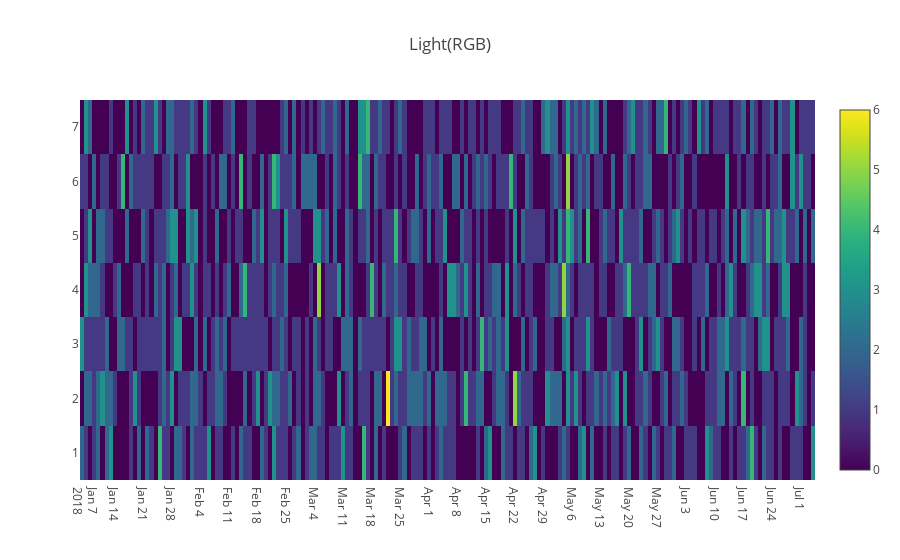

The code cell stored with this chart in its notebook:
### Code cell


### Figure 1 — Plotly figure (JSON) as saved in the notebook; plotly's stock layout.template omitted (floating-point values rounded to 4 significant figures; data arrays with more than 128 entries replaced by an {"elided": "..."} marker saying what was removed)
{"data": [{"colorscale": "Viridis", "type": "heatmap", "x": {"elided": "180 str values"}, "y": [1], "z": {"elided": "7x180 int values"}}], "layout": {"title": "Light(RGB)", "xaxis": {"nticks": 36, "ticks": ""}, "yaxis": {"ticks": ""}}}
